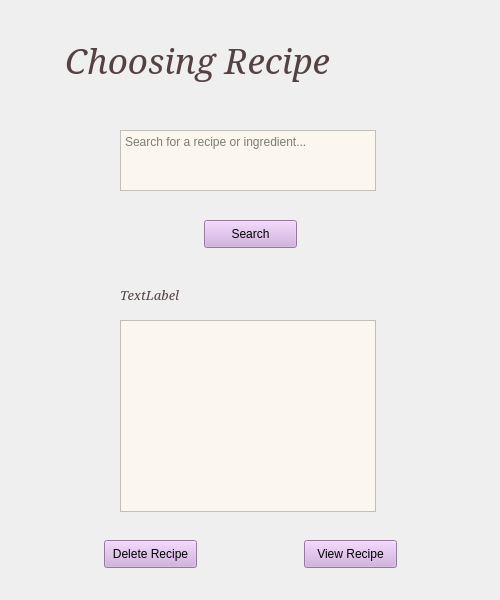
<?xml version="1.0" encoding="UTF-8"?>
<ui version="4.0">
 <class>ChooseRecipe</class>
 <widget class="QWidget" name="ChooseRecipe">
  <property name="geometry">
   <rect>
    <x>0</x>
    <y>0</y>
    <width>500</width>
    <height>600</height>
   </rect>
  </property>
  <property name="windowTitle">
   <string>ChooseRecipe</string>
  </property>
  <property name="styleSheet">
   <string notr="true">QLabel {
	color: #705E5D;
}</string>
  </property>
  <widget class="QPushButton" name="OKc">
   <property name="geometry">
    <rect>
     <x>304</x>
     <y>540</y>
     <width>93</width>
     <height>28</height>
    </rect>
   </property>
   <property name="styleSheet">
    <string notr="true">QPushButton {
	background-color: #CFA7DE;
}</string>
   </property>
   <property name="text">
    <string>View Recipe</string>
   </property>
  </widget>
  <widget class="QLabel" name="label">
   <property name="geometry">
    <rect>
     <x>65</x>
     <y>20</y>
     <width>371</width>
     <height>81</height>
    </rect>
   </property>
   <property name="font">
    <font>
     <family>Elephant</family>
     <pointsize>26</pointsize>
     <italic>true</italic>
    </font>
   </property>
   <property name="styleSheet">
    <string notr="true">QLabel {
	color: #544242;
}</string>
   </property>
   <property name="text">
    <string>Choosing Recipe</string>
   </property>
  </widget>
  <widget class="QTextEdit" name="srchtext">
   <property name="geometry">
    <rect>
     <x>120</x>
     <y>130</y>
     <width>256</width>
     <height>61</height>
    </rect>
   </property>
   <property name="styleSheet">
    <string notr="true">QTextEdit {
	background-color: #FCF7EE;
}</string>
   </property>
   <property name="placeholderText">
    <string>Search for a recipe or ingredient...</string>
   </property>
  </widget>
  <widget class="QPushButton" name="srchbtn">
   <property name="geometry">
    <rect>
     <x>204</x>
     <y>220</y>
     <width>93</width>
     <height>28</height>
    </rect>
   </property>
   <property name="styleSheet">
    <string notr="true">QPushButton {
	background-color: #CFA7DE;
}</string>
   </property>
   <property name="text">
    <string>Search</string>
   </property>
  </widget>
  <widget class="QListWidget" name="srchresult">
   <property name="geometry">
    <rect>
     <x>120</x>
     <y>320</y>
     <width>256</width>
     <height>192</height>
    </rect>
   </property>
   <property name="styleSheet">
    <string notr="true">QListWidget {
	background-color: #FCF7EE;
}</string>
   </property>
  </widget>
  <widget class="QPushButton" name="dltbtn">
   <property name="geometry">
    <rect>
     <x>104</x>
     <y>540</y>
     <width>93</width>
     <height>28</height>
    </rect>
   </property>
   <property name="styleSheet">
    <string notr="true">QPushButton {
	background-color: #CFA7DE;
}</string>
   </property>
   <property name="text">
    <string>Delete Recipe</string>
   </property>
  </widget>
  <widget class="QLabel" name="nofrecipes">
   <property name="geometry">
    <rect>
     <x>120</x>
     <y>279</y>
     <width>161</width>
     <height>31</height>
    </rect>
   </property>
   <property name="font">
    <font>
     <family>Elephant</family>
     <pointsize>10</pointsize>
     <italic>true</italic>
    </font>
   </property>
   <property name="styleSheet">
    <string notr="true">QLabel {
	color: #544242;
}</string>
   </property>
   <property name="text">
    <string>TextLabel</string>
   </property>
  </widget>
 </widget>
 <layoutdefault spacing="6" margin="11"/>
 <resources/>
 <connections/>
</ui>
